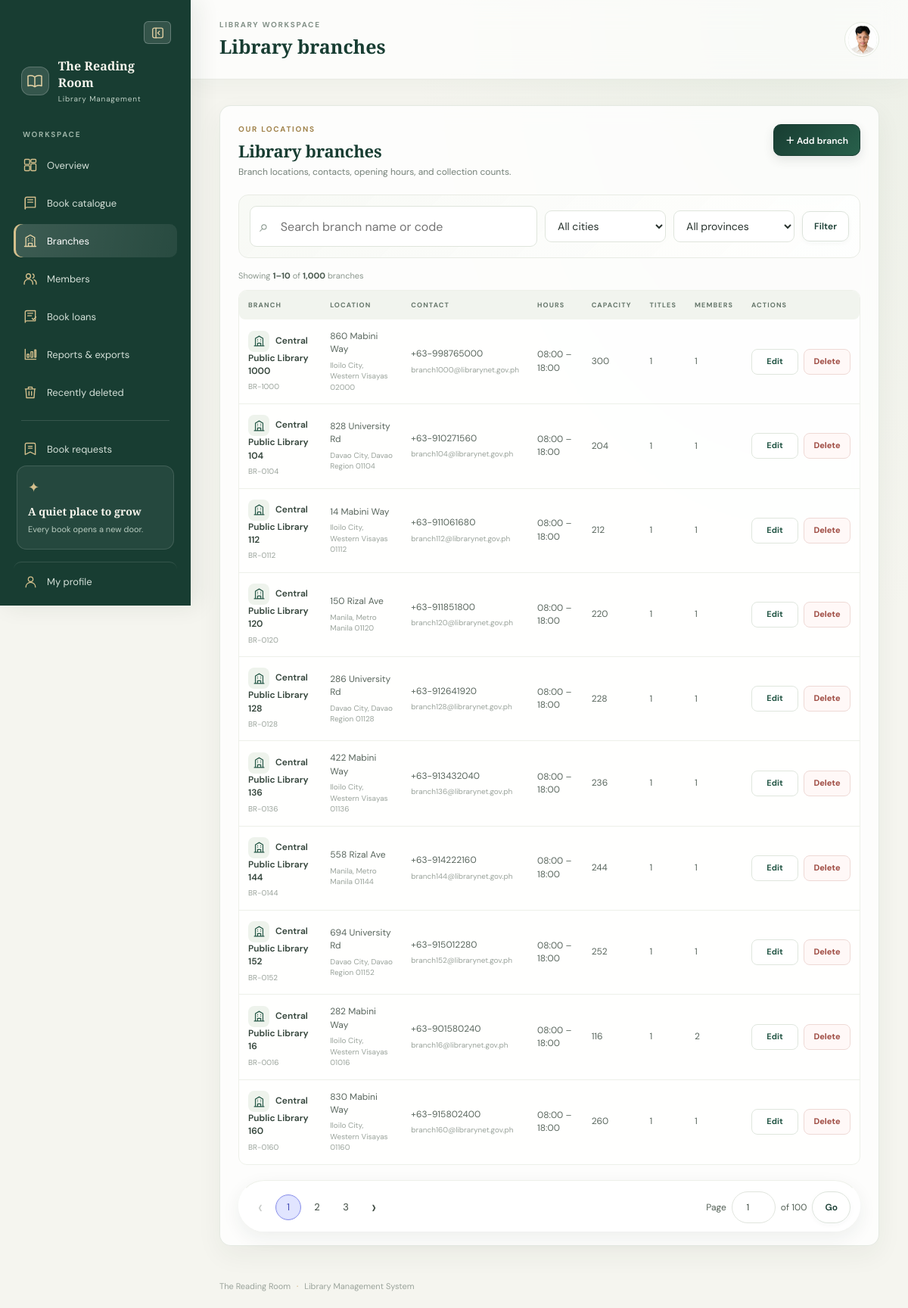
Page /branches/index.php (signed in) on the committed database.
### tables this page shows
CREATE TABLE IF NOT EXISTS `branches` (
  `branch_id` int NOT NULL AUTO_INCREMENT,
  `branch_code` varchar(20) NOT NULL,
  `branch_name` varchar(100) NOT NULL,
  `street_address` varchar(150) NOT NULL,
  `city` varchar(80) NOT NULL,
  `state_province` varchar(80) NOT NULL,
  `postal_code` varchar(20) NOT NULL,
  `contact_phone` varchar(25) NOT NULL,
  `contact_email` varchar(100) NOT NULL,
  `opening_time` time NOT NULL,
  `closing_time` time NOT NULL,
  `capacity` int NOT NULL,
  `established_date` date NOT NULL,
  PRIMARY KEY (`branch_id`),
  UNIQUE KEY `branch_code` (`branch_code`)
);

### includes/auth.php (called while the page is built, shortened)
<?php
function e($value): string
{
    return htmlspecialchars((string) ($value ?? ''), ENT_QUOTES, 'UTF-8');
}

### branches/index.php (the view, shortened to what this page needs)
<?php
require __DIR__ . '/../includes/auth.php';
require __DIR__ . '/../database.php';
$pageTitle='Library branches'; $basePath='../'; $isAdmin=(($_SESSION['role']??'')==='Admin');
$q=trim($_GET['q']??''); $city=trim($_GET['city']??''); $state=trim($_GET['state']??'');
$page=max(1,(int)($_GET['page']??1)); $perPage=10; $like='%'.$q.'%';
$countSql='SELECT COUNT(*) AS total FROM branches br WHERE (?="" OR br.branch_name LIKE ? OR br.branch_code LIKE ? OR br.city LIKE ?) AND (?="" OR br.city=?) AND (?="" OR br.state_province=?)';
$count=mysqli_prepare($conn,$countSql); if(!$count){error_log('Branch count query failed: '.mysqli_error($conn));http_response_code(500);exit('Unable to load branches.');}
mysqli_stmt_bind_param($count,'ssssssss',$q,$like,$like,$like,$city,$city,$state,$state);mysqli_stmt_execute($count);$totalRows=(int)mysqli_fetch_assoc(mysqli_stmt_get_result($count))['total'];mysqli_stmt_close($count);
$totalPages=max(1,(int)ceil($totalRows/$perPage));$page=min($page,$totalPages);$offset=($page-1)*$perPage;
$sql='SELECT br.branch_id,br.branch_code,br.branch_name,br.street_address,br.city,br.state_province,br.postal_code,br.contact_phone,br.contact_email,br.opening_time,br.closing_time,br.capacity,COUNT(DISTINCT b.book_id) AS book_count,COUNT(DISTINCT m.member_id) AS member_count FROM branches br LEFT JOIN books b ON b.allocated_branch_id=br.branch_id LEFT JOIN members m ON m.home_branch_id=br.branch_id WHERE (?="" OR br.branch_name LIKE ? OR br.branch_code LIKE ? OR br.city LIKE ?) AND (?="" OR br.city=?) AND (?="" OR br.state_province=?) GROUP BY br.branch_id ORDER BY br.branch_name LIMIT ? OFFSET ?';
$stmt=mysqli_prepare($conn,$sql);if(!$stmt){error_log('Branch list query failed: '.mysqli_error($conn));http_response_code(500);exit('Unable to load branch details.');}
mysqli_stmt_bind_param($stmt,'ssssssssii',$q,$like,$like,$like,$city,$city,$state,$state,$perPage,$offset);mysqli_stmt_execute($stmt);$branches=mysqli_stmt_get_result($stmt);
$makePageUrl=function($n)use($q,$city,$state){return '?'.http_build_query(['q'=>$q,'city'=>$city,'state'=>$state,'page'=>$n]);};
require __DIR__ . '/../includes/header.php';
?>
<section class="panel">
 <div class="panel-heading"><div><div class="eyebrow">OUR LOCATIONS</div><h2>Library branches</h2><p>Branch locations, contacts, opening hours, and collection counts.</p></div><?php if($isAdmin): ?><a class="button button-primary" href="add.php">＋ Add branch</a><?php endif; ?></div>
 <form class="filter-bar" method="get"><div class="search-field"><span aria-hidden="true">⌕</span><input type="search" name="q" value="<?=e($q)?>" placeholder="Search branch name or code"></div><select name="city" aria-label="Filter by city"><option value="">All cities</option></select><select name="state" aria-label="Filter by province"><option value="">All provinces</option></select><button class="button button-outline" type="submit">Filter</button></form>
 <div class="results-line">Showing <strong><?=$totalRows?($offset+1):0?>–<?=min($offset+$perPage,$totalRows)?></strong> of <strong><?=number_format($totalRows)?></strong> branches</div>
 <div class="table-wrap"><table><thead><tr><th>BRANCH</th><th>LOCATION</th><th>CONTACT</th><th>HOURS</th><th>CAPACITY</th><th>TITLES</th><th>MEMBERS</th><?php if($isAdmin): ?><th>ACTIONS</th><?php endif; ?></tr></thead><tbody>
 <?php if(mysqli_num_rows($branches)):while($b=mysqli_fetch_assoc($branches)): ?><tr><td><strong><span class="branch-row-icon" aria-hidden="true"><svg viewBox="0 0 24 24"><path d="M3 21h18M5 21V7l7-4 7 4v14M9 21v-5h6v5M9 9h.01M15 9h.01M9 12h.01M15 12h.01"/></svg></span><?=e($b['branch_name'])?></strong><small class="cell-sub"><?=e($b['branch_code'])?></small></td><td><?=e($b['street_address'])?><small class="cell-sub"><?=e($b['city'])?>, <?=e($b['state_province'])?> <?=e($b['postal_code'])?></small></td><td><?php if($b['contact_phone']): ?><a href="tel:<?=e($b['contact_phone'])?>"><?=e($b['contact_phone'])?></a><?php endif; ?><small class="cell-sub"><?php if($b['contact_email']): ?><a href="mailto:<?=e($b['contact_email'])?>"><?=e($b['contact_email'])?></a><?php endif; ?></small></td><td><?=e(substr((string)$b['opening_time'],0,5))?> – <?=e(substr((string)$b['closing_time'],0,5))?></td><td><?=number_format((int)$b['capacity'])?></td><td><?=number_format((int)$b['book_count'])?></td><td><?=number_format((int)$b['member_count'])?></td><?php if($isAdmin): ?><td><div class="actions"><a class="action-link" href="edit.php?id=<?=(int)$b['branch_id']?>">Edit</a><form method="post" action="delete.php" data-confirm-message="Move this branch to Recently Deleted? You can restore it within 30 days. Connected branches cannot be moved." data-confirm-title="Move branch to Recently Deleted" data-confirm-action="Move to Recently Deleted" data-confirm-danger="true"><input type="hidden" name="csrf_token" value="<?=e($_SESSION['csrf_token'])?>"><input type="hidden" name="id" value="<?=(int)$b['branch_id']?>"><button type="submit" class="action-link danger-link">Delete</button></form></div></td><?php endif; ?></tr><?php endwhile;else: ?><tr><td colspan="<?=$isAdmin?8:7?>" class="empty-state">No branches match your filters.</td></tr><?php endif; ?>
 </tbody></table></div>
 <div class="pagination-bar"><div class="pagination" aria-label="Branch pagination"><a class="page-arrow <?=$page<=1?'disabled':''?>" href="<?=$page>1?e($makePageUrl($page-1)):'#'?>" aria-label="Previous page">‹</a><?php $start=max(1,$page-2);$end=min($totalPages,$page+2);for($n=$start;$n<=$end;$n++): ?><a class="<?=$n===$page?'current':''?>" href="<?=e($makePageUrl($n))?>"><?=$n?></a><?php endfor; ?><a class="page-arrow <?=$page>=$totalPages?'disabled':''?>" href="<?=$page<$totalPages?e($makePageUrl($page+1)):'#'?>" aria-label="Next page">›</a></div><form class="page-jump-form" method="get"><input type="hidden" name="q" value="<?=e($q)?>"><input type="hidden" name="city" value="<?=e($city)?>"><input type="hidden" name="state" value="<?=e($state)?>"><label for="branchPage">Page</label><input id="branchPage" type="number" name="page" min="1" max="<?=$totalPages?>" value="<?=$page?>" required><span>of <?=$totalPages?></span><button class="button button-outline" type="submit">Go</button></form></div>
</section>
<?php mysqli_stmt_close($stmt);require __DIR__ . '/../includes/footer.php'; ?>

### rows in the picture
branches: branch_name "Central Public Library 1000", branch_code "BR-1000", street_address "860 Mabini Way", city "Iloilo City", state_province "Western Visayas", postal_code "02000", contact_phone "+63-998765000", contact_email "branch1000@librarynet.gov.ph", opening_time "08:00", closing_time "18:00", capacity "300", book_count "1", member_count "1"
branches: branch_name "Central Public Library 104", branch_code "BR-0104", street_address "828 University Rd", city "Davao City", state_province "Davao Region", postal_code "01104", contact_phone "+63-910271560", contact_email "branch104@librarynet.gov.ph", opening_time "08:00", closing_time "18:00", capacity "204", book_count "1", member_count "1"
branches: branch_name "Central Public Library 112", branch_code "BR-0112", street_address "14 Mabini Way", city "Iloilo City", state_province "Western Visayas", postal_code "01112", contact_phone "+63-911061680", contact_email "branch112@librarynet.gov.ph", opening_time "08:00", closing_time "18:00", capacity "212", book_count "1", member_count "1"
branches: branch_name "Central Public Library 120", branch_code "BR-0120", street_address "150 Rizal Ave", city "Manila", state_province "Metro Manila", postal_code "01120", contact_phone "+63-911851800", contact_email "branch120@librarynet.gov.ph", opening_time "08:00", closing_time "18:00", capacity "220", book_count "1", member_count "1"
branches: branch_name "Central Public Library 128", branch_code "BR-0128", street_address "286 University Rd", city "Davao City", state_province "Davao Region", postal_code "01128", contact_phone "+63-912641920", contact_email "branch128@librarynet.gov.ph", opening_time "08:00", closing_time "18:00", capacity "228", book_count "1", member_count "1"
branches: branch_name "Central Public Library 136", branch_code "BR-0136", street_address "422 Mabini Way", city "Iloilo City", state_province "Western Visayas", postal_code "01136", contact_phone "+63-913432040", contact_email "branch136@librarynet.gov.ph", opening_time "08:00", closing_time "18:00", capacity "236", book_count "1", member_count "1"
branches: branch_name "Central Public Library 144", branch_code "BR-0144", street_address "558 Rizal Ave", city "Manila", state_province "Metro Manila", postal_code "01144", contact_phone "+63-914222160", contact_email "branch144@librarynet.gov.ph", opening_time "08:00", closing_time "18:00", capacity "244", book_count "1", member_count "1"
branches: branch_name "Central Public Library 152", branch_code "BR-0152", street_address "694 University Rd", city "Davao City", state_province "Davao Region", postal_code "01152", contact_phone "+63-915012280", contact_email "branch152@librarynet.gov.ph", opening_time "08:00", closing_time "18:00", capacity "252", book_count "1", member_count "1"
branches: branch_name "Central Public Library 16", branch_code "BR-0016", street_address "282 Mabini Way", city "Iloilo City", state_province "Western Visayas", postal_code "01016", contact_phone "+63-901580240", contact_email "branch16@librarynet.gov.ph", opening_time "08:00", closing_time "18:00", capacity "116", book_count "1", member_count "2"
branches: branch_name "Central Public Library 160", branch_code "BR-0160", street_address "830 Mabini Way", city "Iloilo City", state_province "Western Visayas", postal_code "01160", contact_phone "+63-915802400", contact_email "branch160@librarynet.gov.ph", opening_time "08:00", closing_time "18:00", capacity "260", book_count "1", member_count "1"

### other values in the picture
$pageTitle "Library branches"
$offset+1 "1"
min($offset+$perPage,$totalRows) "10"
$totalRows "1,000"
$totalPages "100"
